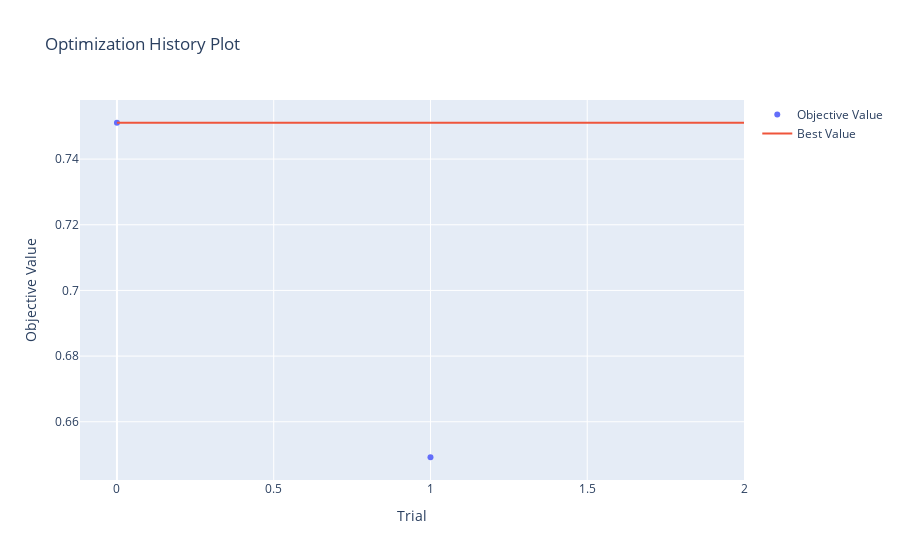
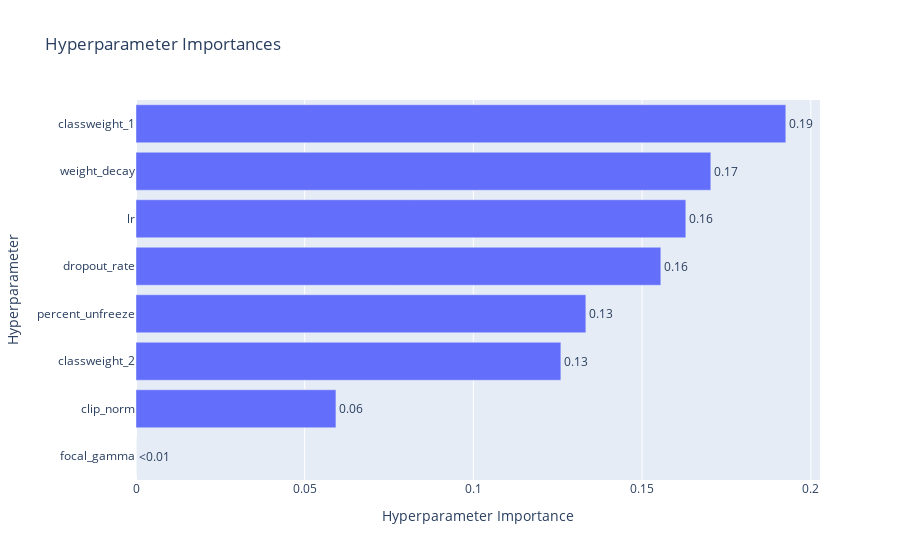

Notebook source saved alongside these figures, in order:
### Code cell
# Best hyperparameters
# {'percent_unfreeze': 0.5, 'lr': 6.358358856676247e-05, 'weight_decay': 0.0006796578090758161, 'dropout_rate': 0.1, 'classweight_1': 0.75, 'classweight_2': 0.65, 'focal_gamma': 1.5}.
print("\n" + "="*60)
print("BEST HYPERPARAMETERS")
print("="*60)
print(f"Best validation f1: {study.best_value:.4f}")
print(f"Best hyperparameters:")
for key, value in study.best_params.items():
    print(f"  {key}: {value}")

# Visualize results
optuna.visualization.plot_optimization_history(study).show()
optuna.visualization.plot_param_importances(study).show()

### Figure 1 — Plotly figure (JSON) as saved in the notebook; plotly's stock layout.template omitted (floating-point values rounded to 4 significant figures)
{"data": [{"mode": "markers", "name": "Objective Value", "type": "scatter", "x": [0, 1], "y": [0.7511, 0.6492]}, {"mode": "lines", "name": "Best Value", "type": "scatter", "x": [0, 1, 2], "y": [0.7511, 0.7511, 0.7511]}, {"marker": {"color": "#cccccc"}, "mode": "markers", "name": "Infeasible Trial", "showlegend": false, "type": "scatter", "x": [], "y": []}], "layout": {"title": {"text": "Optimization History Plot"}, "xaxis": {"title": {"text": "Trial"}}, "yaxis": {"title": {"text": "Objective Value"}}}}

### Figure 2 — Plotly figure (JSON) as saved in the notebook; plotly's stock layout.template omitted (floating-point values rounded to 4 significant figures)
{"data": [{"cliponaxis": false, "hovertemplate": ["focal_gamma (FloatDistribution): 0.0<extra></extra>", "clip_norm (FloatDistribution): 0.05925925925925913<extra></extra>", "classweight_2 (FloatDistribution): 0.12592592592592597<extra></extra>", "percent_unfreeze (FloatDistribution): 0.13333333333333336<extra></extra>", "dropout_rate (FloatDistribution): 0.15555555555555559<extra></extra>", "lr (FloatDistribution): 0.162962962962963<extra></extra>", "weight_decay (FloatDistribution): 0.17037037037037042<extra></extra>", "classweight_1 (FloatDistribution): 0.19259259259259265<extra></extra>"], "name": "Objective Value", "orientation": "h", "text": ["<0.01", "0.06", "0.13", "0.13", "0.16", "0.16", "0.17", "0.19"], "textposition": "outside", "type": "bar", "x": [0, 0.05926, 0.1259, 0.1333, 0.1556, 0.163, 0.1704, 0.1926], "y": ["focal_gamma", "clip_norm", "classweight_2", "percent_unfreeze", "dropout_rate", "lr", "weight_decay", "classweight_1"]}], "layout": {"title": {"text": "Hyperparameter Importances"}, "xaxis": {"title": {"text": "Hyperparameter Importance"}}, "yaxis": {"title": {"text": "Hyperparameter"}}}}
